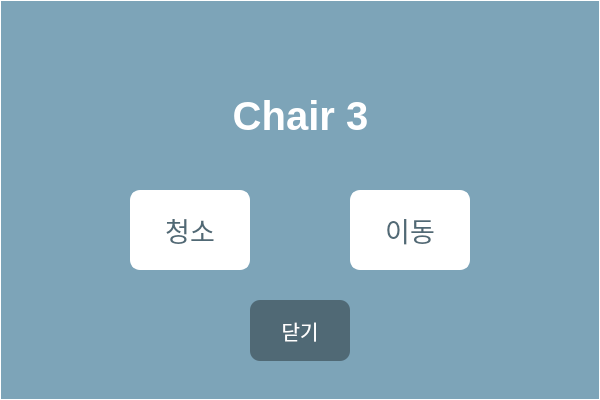
<?xml version="1.0" encoding="UTF-8"?>
<ui version="4.0">
 <class>Chair3_Dialog</class>
 <widget class="QDialog" name="Chair3_Dialog">
  <property name="geometry">
   <rect>
    <x>0</x>
    <y>0</y>
    <width>600</width>
    <height>400</height>
   </rect>
  </property>
  <property name="windowTitle">
   <string>Dialog</string>
  </property>
  <property name="styleSheet">
   <string notr="true">background : #7DA4B8;
border-color:white;
border-style : solid;
border-width:1px;</string>
  </property>
  <widget class="QPushButton" name="cleanbtn">
   <property name="geometry">
    <rect>
     <x>130</x>
     <y>190</y>
     <width>120</width>
     <height>80</height>
    </rect>
   </property>
   <property name="font">
    <font>
     <pointsize>20</pointsize>
     <weight>50</weight>
     <bold>false</bold>
    </font>
   </property>
   <property name="focusPolicy">
    <enum>Qt::NoFocus</enum>
   </property>
   <property name="layoutDirection">
    <enum>Qt::LeftToRight</enum>
   </property>
   <property name="autoFillBackground">
    <bool>false</bool>
   </property>
   <property name="styleSheet">
    <string notr="true">color : #506975;
background: white;
border-width: 2px;
border-radius: 10px;



</string>
   </property>
   <property name="text">
    <string>청소</string>
   </property>
  </widget>
  <widget class="QPushButton" name="cancel">
   <property name="geometry">
    <rect>
     <x>250</x>
     <y>300</y>
     <width>100</width>
     <height>61</height>
    </rect>
   </property>
   <property name="styleSheet">
    <string notr="true">font:15pt;
color : white;
background: #506975;
border : 0pt;
border-radius: 10px;</string>
   </property>
   <property name="text">
    <string>닫기</string>
   </property>
  </widget>
  <widget class="QLabel" name="label">
   <property name="geometry">
    <rect>
     <x>200</x>
     <y>80</y>
     <width>201</width>
     <height>71</height>
    </rect>
   </property>
   <property name="font">
    <font>
     <pointsize>30</pointsize>
     <weight>75</weight>
     <italic>false</italic>
     <bold>true</bold>
    </font>
   </property>
   <property name="layoutDirection">
    <enum>Qt::LeftToRight</enum>
   </property>
   <property name="styleSheet">
    <string notr="true">font:30pt;
font:bold;
color : white;
border:false;

</string>
   </property>
   <property name="text">
    <string>Chair 3</string>
   </property>
   <property name="alignment">
    <set>Qt::AlignCenter</set>
   </property>
  </widget>
  <widget class="QPushButton" name="movebtn">
   <property name="geometry">
    <rect>
     <x>350</x>
     <y>190</y>
     <width>120</width>
     <height>80</height>
    </rect>
   </property>
   <property name="font">
    <font>
     <pointsize>20</pointsize>
     <weight>50</weight>
     <bold>false</bold>
    </font>
   </property>
   <property name="focusPolicy">
    <enum>Qt::NoFocus</enum>
   </property>
   <property name="layoutDirection">
    <enum>Qt::LeftToRight</enum>
   </property>
   <property name="autoFillBackground">
    <bool>false</bool>
   </property>
   <property name="styleSheet">
    <string notr="true">color : #506975;
background: white;
border-width: 2px;
border-radius: 10px;



</string>
   </property>
   <property name="text">
    <string>이동</string>
   </property>
  </widget>
 </widget>
 <resources/>
 <connections/>
</ui>
